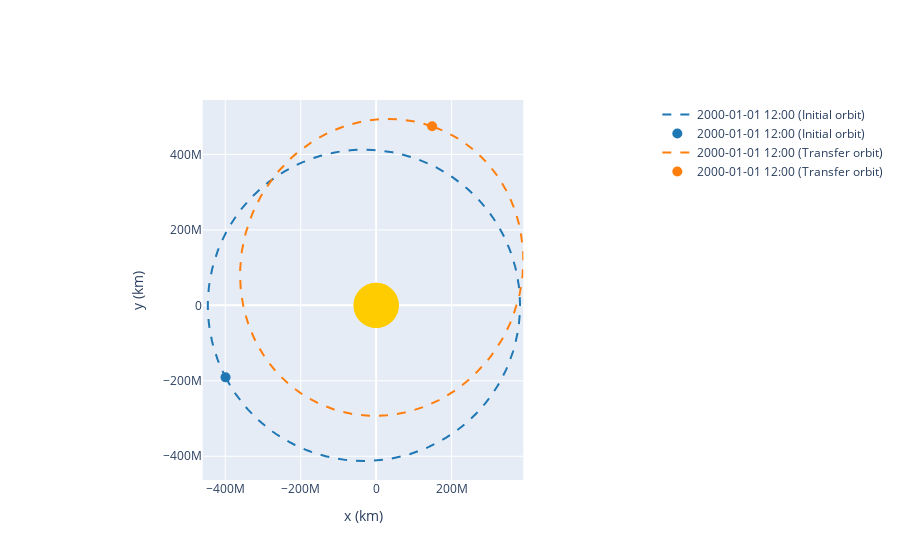

The code cell stored with this chart in its notebook:
### Markdown cell above
We can also plot the orbit as 2D orbit with 2 orbits together

### Code cell
a=df_JPL['a'][2]*u.AU
e=df_JPL['e'][2]*u.one
i=df_JPL['i'][2]*u.deg
Node=df_JPL['node'][2]*u.deg
Peri=df_JPL['peri'][2]*u.deg
M=df_JPL['M'][2]*u.deg
orb1 = Orbit.from_classical(Sun, a, e, i, Node, Peri, M)

op1=OrbitPlotter2D()


op1.plot(orb, label="Initial orbit")
op1.plot(orb1, label="Transfer orbit")

### Figure 1 — Plotly figure (JSON) as saved in the notebook; plotly's stock layout.template omitted (floating-point values rounded to 4 significant figures; data arrays with more than 128 entries replaced by an {"elided": "..."} marker saying what was removed)
{"data": [{"hoverinfo": "none", "line": {"color": "rgb(31, 119, 180)", "dash": "dash", "width": 2}, "mode": "lines", "name": "2000-01-01 12:00 (Initial orbit)", "type": "scatter", "x": {"elided": "150 float values"}, "y": {"elided": "150 float values"}}, {"marker": {"color": "rgb(31, 119, 180)", "size": 10}, "mode": "markers", "name": "2000-01-01 12:00 (Initial orbit)", "type": "scatter", "x": [-399200000.0], "y": [-190800000.0]}, {"hoverinfo": "none", "line": {"color": "rgb(255, 127, 14)", "dash": "dash", "width": 2}, "mode": "lines", "name": "2000-01-01 12:00 (Transfer orbit)", "type": "scatter", "x": {"elided": "150 float values"}, "y": {"elided": "150 float values"}}, {"marker": {"color": "rgb(255, 127, 14)", "size": 10}, "mode": "markers", "name": "2000-01-01 12:00 (Transfer orbit)", "type": "scatter", "x": [148200000.0], "y": [474700000.0]}], "layout": {"autosize": true, "shapes": [{"fillcolor": "#ffcc00", "line": {"color": "#ffcc00"}, "opacity": 1, "type": "circle", "x0": -57210000.0, "x1": 57210000.0, "xref": "x", "y0": -57210000.0, "y1": 57210000.0, "yref": "y"}, {"fillcolor": "#ffcc00", "line": {"color": "#ffcc00"}, "opacity": 1, "type": "circle", "x0": -57210000.0, "x1": 57210000.0, "xref": "x", "y0": -57210000.0, "y1": 57210000.0, "yref": "y"}, {"fillcolor": "#ffcc00", "line": {"color": "#ffcc00"}, "opacity": 1, "type": "circle", "x0": -44490000.0, "x1": 44490000.0, "xref": "x", "y0": -44490000.0, "y1": 44490000.0, "yref": "y"}, {"fillcolor": "#ffcc00", "line": {"color": "#ffcc00"}, "opacity": 1, "type": "circle", "x0": -44490000.0, "x1": 44490000.0, "xref": "x", "y0": -44490000.0, "y1": 44490000.0, "yref": "y"}], "xaxis": {"constrain": "domain", "title": {"text": "x (km)"}}, "yaxis": {"scaleanchor": "x", "title": {"text": "y (km)"}}}}
